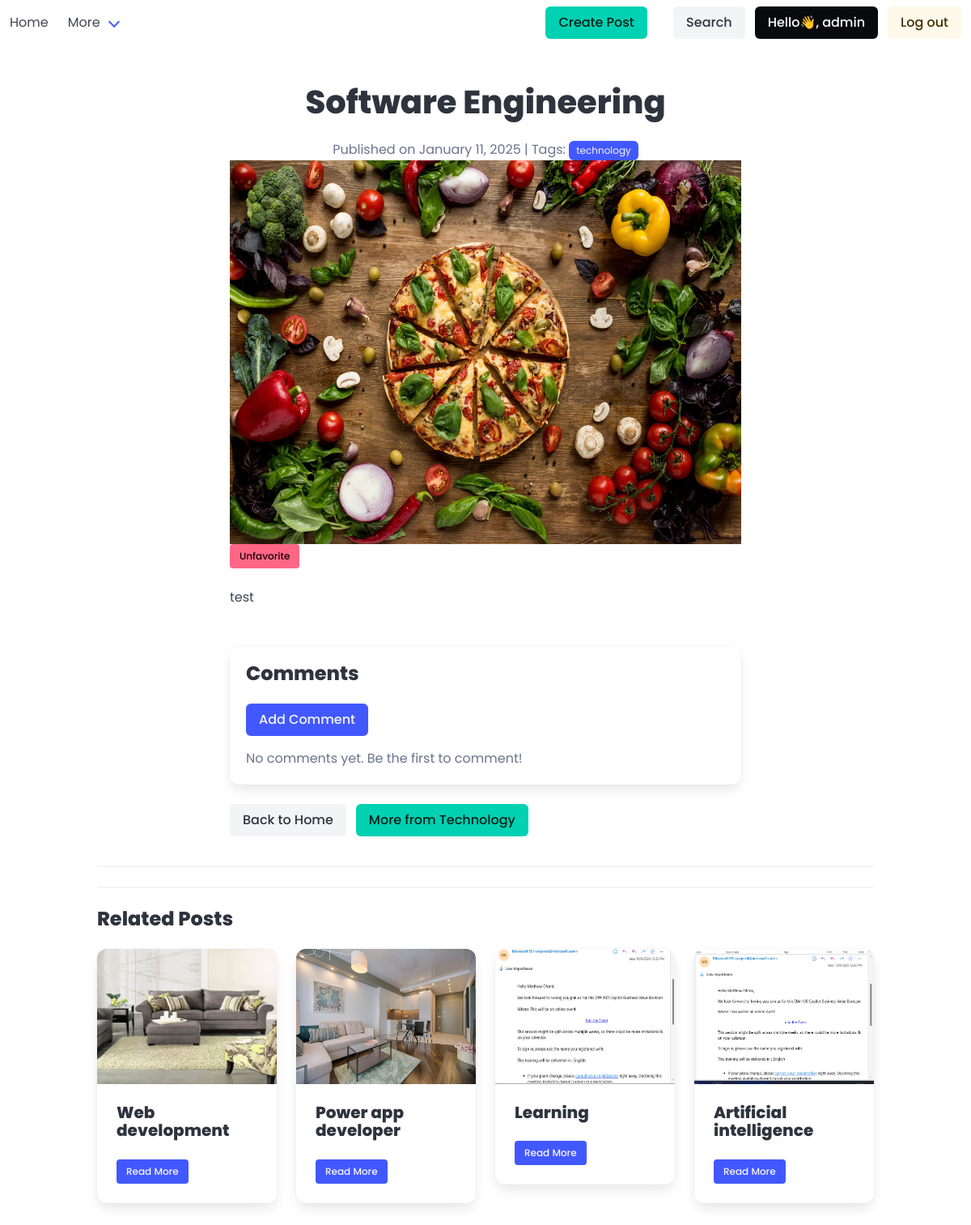
The app's page /software-engineering/ (signed in) with its own data.
### base/models.py (models this page shows, shortened)
class Post(models.Model):
    title = models.CharField(max_length=300,verbose_name='Title')
    slug = models.SlugField(unique=True)
    content = RichTextUploadingField(verbose_name='Content')
    author = models.CharField(verbose_name="Created by", default="Anonymous",max_length=200)
    status = models.CharField(choices =STATUS_CHOICES,default='draft',max_length=10,verbose_name='status')
    publication_date = models.DateTimeField(verbose_name='Created',default=now)
    category = models.ForeignKey(Category,on_delete= models.CASCADE,verbose_name='Category')
    picture = models.ImageField(upload_to='uploads/%Y/%m/%d',null=True,blank=True)
    tags = models.ManyToManyField(Tag)
    likes = models.PositiveIntegerField(default=0)
    class Meta:
        verbose_name='Post'
        verbose_name_plural = 'Posts'
    def get_absolute_url(self):
        return reverse("bulletins",args=[self.slug])

class Tag(models.Model):
    title = models.CharField(max_length=200,verbose_name='Tag')
    slug = models.SlugField(max_length=200,unique=True)
    class Meta:
        verbose_name='Tag'
        verbose_name_plural = 'Tags'

class Category(models.Model):
    title = models.CharField(max_length=100,verbose_name='Title')
    slug = models.SlugField(unique=True,max_length=200)
    class Meta:
        verbose_name='Category'
        verbose_name_plural = 'Categories'

### base/views.py (the view)
# urls.py: path('<slug:post_slug>/',views.PostDetails,name='bulletins'),
@login_required
def PostDetails(request, post_slug):
    post = get_object_or_404(Post, slug=post_slug)
    comments = Comment.objects.filter(post=post).order_by('-created')
    profile = Profile.objects.get(user=request.user)
    is_favorite = profile.favorite_posts.filter(slug=post_slug).exists()
    if request.method == 'POST':
        if is_favorite:
            profile.favorite_posts.remove(post)
        else:
            profile.favorite_posts.add(post)
        return redirect('bulletins', post_slug=post_slug)  # Redirect to refresh the page
    related_posts = Post.objects.filter(
        category=post.category, status='published'
    ).exclude(id=post.id)[:4]
    context = {'posts': post, 'related_posts': related_posts, 'is_favorite': is_favorite, 'comments': comments}
    return render(request, 'post_detail.html', context)

### base/templates/post_detail.html (shortened to what this page needs)
{% extends "base.html" %}
{% block content %}
<section class="section">
    <div class="container">
        <div class="columns is-centered">
            <div class="column is-8">
                <h1 class="title is-2 has-text-centered">{{ posts.title }}</h1>
                <p class="has-text-centered has-text-grey">
                    <span>Published on {{ posts.publication_date|date:'F j, Y' }}</span>
                    {% if posts.tags.exists %}
                    | Tags:
                    {% for tag in posts.tags.all %}
                    <a href="{{ tags.get_absolute_url }}" class="tag is-link">{{ tag.title }}</a>
                    {% endfor %}
                    {% endif %}
                </p>
                {% if posts.picture %}
                <figure class="image is-4by3">
                    <img src="{{ posts.picture.url }}" alt="{{ posts.title }}">
                </figure>
                {% endif %}
                <form id="favorite-form" action="" method="post">
                    <a onclick="document.getElementById('favorite-form').submit();"
                       class="button is-small {% if is_favorite %}is-danger{% else %}is-success{% endif %}">
                        <span>{% if is_favorite %}Unfavorite{% else %}Favorite{% endif %}</span>
                    </a>
                </form>
                <div class="content mt-5">
                    {{ posts.content| safe }}
                </div>
<div class="box mt-6">
    <h2 class="title is-4">Comments</h2>
    {% if user.is_authenticated %}
        <a href="{% url 'create-comment' posts.slug %}" class="button is-link mb-4">Add Comment</a>
    {% else %}
        <p class="has-text-grey">Login to post a comment.</p>
    {% endif %}
    <div class="comments-list">
        {% for comment in comments %}
            <article class="media mb-4">
                <div class="media-content">
                    <div class="content">
                        <p>
                            <strong>{{ comment.user.username }}</strong>
                            <small>{{ comment.created|date:"F j, Y H:i" }}</small>
                            <br>
                            {{ comment.text }}
                            {% if user.is_authenticated and user == comment.user %}
                                <div>
                                    <a href="{% url 'update-comment' comment.id %}" class="button is-small is-info">Edit</a>
                                    <a href="{% url 'delete-comment' comment.id %}" class="button is-small is-danger">Delete</a>
                                </div>
                            {% endif %}
                        </p>
                    </div>
                </div>
            </article>
        {% empty %}
            <p class="has-text-grey">No comments yet. Be the first to comment!</p>
        {% endfor %}
    </div>
</div>
                <div class="buttons mt-5">
                    <a href="{% url 'index' %}" class="button is-light">Back to Home</a>
                    {% if posts.category %}
                    <a href="{{ bulletins.category.get_absolute_url }}" class="button is-primary">
                        More from {{ posts.category.title }}
                    </a>
                    {% endif %}
                </div>
            </div>
        </div>
        <hr>
<hr>
<div class="columns">
    <div class="column">
        <h2 class="title is-4">Related Posts</h2>
        <div class="columns is-multiline">
            {% for related_post in related_posts %}
            <div class="column is-3">
                <div class="card">
                    <div class="card-image">
                        <figure class="image is-4by3">
                            {% if related_post.picture %}
                            <img src="{{ related_post.picture.url }}" alt="Related Post Image">
                            {% endif %}
                        </figure>
                    </div>
                    <div class="card-content">
                        <p class="title is-5">{{ related_post.title }}</p>
                        <a href="{{ related_post.get_absolute_url }}" class="button is-link is-small">
                            Read More
                        </a>
                    </div>
                </div>
            </div>
            {% endfor %}
        </div>
    </div>
</div>
    </div>
</section>
{% endblock content %}

### templates/base.html (shortened to what this page needs)
<!DOCTYPE html>
<html lang="en">
<head>
    <link
        rel="stylesheet"
        href="https://cdn.jsdelivr.net/npm/bulma@1.0.2/css/bulma.min.css"
    >
</head>
<body>
   {% include 'navbar.html' %}
   {% block content %}
   {% endblock content %}
</body>
</html>

### templates/navbar.html (shortened to what this page needs)
<nav class="navbar" role="navigation" aria-label="main navigation">
    <div id="navbarBasicExample" class="navbar-menu">
      <div class="navbar-start">
        <a class="navbar-item" href="/">
          Home
        </a>
        <div class="navbar-item has-dropdown is-hoverable">
          <a class="navbar-link">
            More
          </a>
        </div>
      </div>
      <div class="navbar-end">
        <div class="navbar-item">
          <div class="buttons">
         {% if user.is_authenticated and user.is_staff or user.is_superuser %}
                 <a class="button is-primary" href="{% url 'posts' %}">
                Create Post
              </a>
              {% endif %}
            <button id="search-modal-trigger">
              <span class="icon is-small">
              </span>
              <a class="button is-light">
                Search
              </a>
          </button>
              {% if user.is_authenticated %}
              <a class="button is-black" href="{% url 'profile' %}">
                Hello👋,  {{ user.username }}
              </a>
              <a class="button is-warning is-light" href="{% url 'logout' %}">
                Log out
              </a>
            {% endif %}
          </div>
        </div>
      </div>
    </div>
  </nav>

### templates/base.html (style rules this page uses)
body { font-family: 'Poppins', sans-serif; }

### records on screen
Post: title "Software Engineering", publication_date "January 11, 2025", picture (picture), content "test", category "Technology"
Tag: title "technology"
Post: picture (picture), title "Web development"
Post: picture (picture), title "Power app developer"
Post: picture (picture), title "Learning"
Post: picture (picture), title "Artificial intelligence"

### other values on screen
{{ user.username }} "admin"
